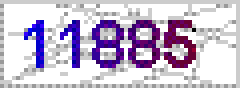
%> input picture Lab3/knn/image/12885.jpg, 60 x 22 px (shown 4 times larger)
$ octave write_hack_data.m   (GNU Octave 9; MATLAB toolbox functions it lacks are replaced by stand-ins)
%> lines starting %> are read from the running program, lines starting %| are printed output that depends on the picture
### Lab3/knn/extract_image.m
function X = extract_image(image_file_name)
%> called with image_file_name = 'image/12885.jpg'
%EXTRACT_IMAGE Extract features from image
%   Inputs:
%       image_file_name: filename of image
%   Outputs:
%       X: 140x5 matrix, 5 digits in an image, each digit is a 140x1 vector.

m = imread(image_file_name);
%> m: size 22x60 uint8; min 40, max 255, mean 208
d1 = reshape(m(5:18, 5:14), 140, 1);
%> d1 = 140 values, max 255 at index 1, min 44 at index 34, mean 199.4
d2 = reshape(m(5:18, 14:23), 140, 1);
%> d2 = 140 values, max 255 at index 1, min 43 at index 46, mean 199.9
d3 = reshape(m(5:18, 23:32), 140, 1);
%> d3 = 140 values, max 255 at index 2, min 78 at index 40, mean 170.7
d4 = reshape(m(5:18, 32:41), 140, 1);
%> d4 = 140 values, max 255 at index 2, min 77 at index 104, mean 176.5
d5 = reshape(m(5:18, 41:50), 140, 1);
%> d5 = 140 values, max 255 at index 1, min 40 at index 116, mean 182
X = [d1, d2, d3, d4, d5];
%> X = 140 rows, first 8: [255 255 212 212 255; 255 255 255 255 169; 255 255 255 212 255; 255 212 255 212 255; 212 212 212 255 212; 255 255 169 212 255; 255 212 212 212 212; 255 255 255 255 169]

end

### Lab3/knn/write_hack_data.m
X = [extract_image('image/12885.jpg'), extract_image('image/22706.jpg'), extract_image('image/25158.jpg'), extract_image('image/25753.jpg'), extract_image('image/30811.jpg'), extract_image('image/35501.jpg'), extract_image('image/41056.jpg'), extract_image('image/41326.jpg'), extract_image('image/41721.jpg'), extract_image('image/61121.jpg'), extract_image('image/62127.jpg'), extract_image('image/67714.jpg'), extract_image('image/68114.jpg'), extract_image('image/73553.jpg'), extract_image('image/78442.jpg'), extract_image('image/82668.jpg')];
%> call 2 of extract_image, with image_file_name = 'image/22706.jpg'
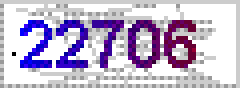
%> input picture Lab3/knn/image/22706.jpg, 60 x 22 px (shown 4 times larger)
%> in extract_image (call 2), `d1 = reshape(m(5:18, 5:14), 140, 1);`: d1 = 140 values, max 255 at index 1, min 43 at index 124, mean 180.6
%> in extract_image (call 2), `d2 = reshape(m(5:18, 14:23), 140, 1);`: d2 = 140 values, max 255 at index 3, min 43 at index 18, mean 175.1
%> in extract_image (call 2), `d3 = reshape(m(5:18, 23:32), 140, 1);`: d3 = 140 values, max 255 at index 9, min 78 at index 58, mean 187.1
%> in extract_image (call 2), `d4 = reshape(m(5:18, 32:41), 140, 1);`: d4 = 140 values, max 255 at index 3, min 77 at index 104, mean 172.8
%> in extract_image (call 2), `d5 = reshape(m(5:18, 41:50), 140, 1);`: d5 = 140 values, max 255 at index 1, min 77 at index 38, mean 178.5
%> in extract_image (call 2), `X = [d1, d2, d3, d4, d5];`: X = 140 rows, first 8: [255 212 212 212 255; 255 212 169 212 169; 255 255 212 255 212; 255 212 169 212 169; 255 212 212 212 212; 255 212 169 212 255; 255 255 212 212 255; 255 255 169 212 169]
%> call 3 of extract_image, with image_file_name = 'image/25158.jpg'
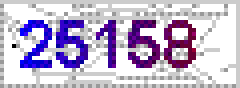
%> input picture Lab3/knn/image/25158.jpg, 60 x 22 px (shown 4 times larger)
%> in extract_image (call 3), `d1 = reshape(m(5:18, 5:14), 140, 1);`: d1 = 140 values, max 255 at index 1, min 43 at index 124, mean 174.8
%> in extract_image (call 3), `d2 = reshape(m(5:18, 14:23), 140, 1);`: d2 = 140 values, max 255 at index 1, min 43 at index 20, mean 163.3
%> in extract_image (call 3), `d3 = reshape(m(5:18, 23:32), 140, 1);`: d3 = 140 values, max 255 at index 3, min 78 at index 60, mean 202.1
%> in extract_image (call 3), `d4 = reshape(m(5:18, 32:41), 140, 1);`: d4 = 140 values, max 255 at index 2, min 77 at index 100, mean 180.4
%> in extract_image (call 3), `d5 = reshape(m(5:18, 41:50), 140, 1);`: d5 = 140 values, max 255 at index 2, min 77 at index 38, mean 186.7
%> in extract_image (call 3), `X = [d1, d2, d3, d4, d5];`: X = 140 rows, first 8: [255 255 212 212 212; 169 212 169 255 255; 255 255 255 255 255; 169 255 169 255 255; 255 212 255 212 255; 255 255 169 212 255; 212 255 255 255 255; 169 255 169 212 255]
%> call 4 of extract_image, with image_file_name = 'image/25753.jpg'
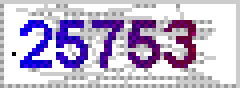
%> input picture Lab3/knn/image/25753.jpg, 60 x 22 px (shown 4 times larger)
%> in extract_image (call 4), `d1 = reshape(m(5:18, 5:14), 140, 1);`: d1 = 140 values, max 255 at index 1, min 43 at index 124, mean 180.6
%> in extract_image (call 4), `d2 = reshape(m(5:18, 14:23), 140, 1);`: d2 = 140 values, max 255 at index 3, min 43 at index 20, mean 164.8
%> in extract_image (call 4), `d3 = reshape(m(5:18, 23:32), 140, 1);`: d3 = 140 values, max 255 at index 9, min 78 at index 58, mean 187.1
%> in extract_image (call 4), `d4 = reshape(m(5:18, 32:41), 140, 1);`: d4 = 140 values, max 255 at index 3, min 77 at index 100, mean 170.9
%> in extract_image (call 4), `d5 = reshape(m(5:18, 41:50), 140, 1);`: d5 = 140 values, max 255 at index 1, min 77 at index 38, mean 184.9
%> in extract_image (call 4), `X = [d1, d2, d3, d4, d5];`: X = 140 rows, first 8: [255 212 212 212 255; 255 212 169 212 169; 255 255 212 255 212; 255 212 169 212 169; 255 212 212 212 212; 255 212 169 212 255; 255 255 212 212 255; 255 255 169 212 169]
%> call 5 of extract_image, with image_file_name = 'image/30811.jpg'
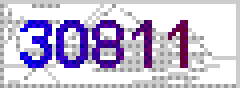
%> input picture Lab3/knn/image/30811.jpg, 60 x 22 px (shown 4 times larger)
%> in extract_image (call 5), `m = imread(image_file_name);`:
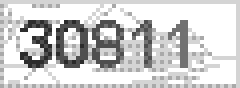
%> m: size 22x60 uint8 (shown 4 times larger); min 43, max 255, mean 206.9
%> in extract_image (call 5), `d1 = reshape(m(5:18, 5:14), 140, 1);`: d1 = 140 values, max 255 at index 1, min 43 at index 120, mean 171.6
%> in extract_image (call 5), `d2 = reshape(m(5:18, 14:23), 140, 1);`: d2 = 140 values, max 255 at index 1, min 43 at index 18, mean 167.6
%> in extract_image (call 5), `d3 = reshape(m(5:18, 23:32), 140, 1);`: d3 = 140 values, max 255 at index 2, min 78 at index 40, mean 170
%> in extract_image (call 5), `d4 = reshape(m(5:18, 32:41), 140, 1);`: d4 = 140 values, max 255 at index 1, min 78 at index 33, mean 194.1
%> in extract_image (call 5), `d5 = reshape(m(5:18, 41:50), 140, 1);`: d5 = 140 values, max 255 at index 1, min 113 at index 34, mean 203.1
%> in extract_image (call 5), `X = [d1, d2, d3, d4, d5];`: X = 140 rows, first 8: [255 255 212 255 255; 169 212 255 255 255; 212 255 212 255 255; 255 255 169 212 255; 255 255 255 255 212; 169 255 255 255 169; 212 255 255 212 212; 169 212 169 212 169]
%> call 6 of extract_image, with image_file_name = 'image/35501.jpg'
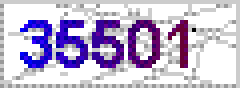
%> input picture Lab3/knn/image/35501.jpg, 60 x 22 px (shown 4 times larger)
%> in extract_image (call 6), `m = imread(image_file_name);`:
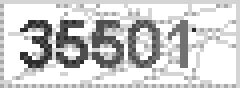
%> m: size 22x60 uint8 (shown 4 times larger); min 40, max 255, mean 204.1
%> in extract_image (call 6), `d1 = reshape(m(5:18, 5:14), 140, 1);`: d1 = 140 values, max 255 at index 1, min 43 at index 120, mean 171.9
%> in extract_image (call 6), `d2 = reshape(m(5:18, 14:23), 140, 1);`: d2 = 140 values, max 255 at index 1, min 43 at index 20, mean 169.4
%> in extract_image (call 6), `d3 = reshape(m(5:18, 23:32), 140, 1);`: d3 = 140 values, max 255 at index 2, min 78 at index 40, mean 168.5
%> in extract_image (call 6), `d4 = reshape(m(5:18, 32:41), 140, 1);`: d4 = 140 values, max 255 at index 2, min 77 at index 104, mean 176.5
%> in extract_image (call 6), `d5 = reshape(m(5:18, 41:50), 140, 1);`: d5 = 140 values, max 255 at index 1, min 40 at index 116, mean 205.3
%> in extract_image (call 6), `X = [d1, d2, d3, d4, d5];`: X = 140 rows, first 8: [255 255 212 212 255; 255 255 255 255 169; 255 255 255 212 255; 255 212 255 212 255; 212 212 212 255 212; 255 255 169 212 255; 255 212 212 212 212; 255 255 255 255 169]
%> the run ends on the next line
